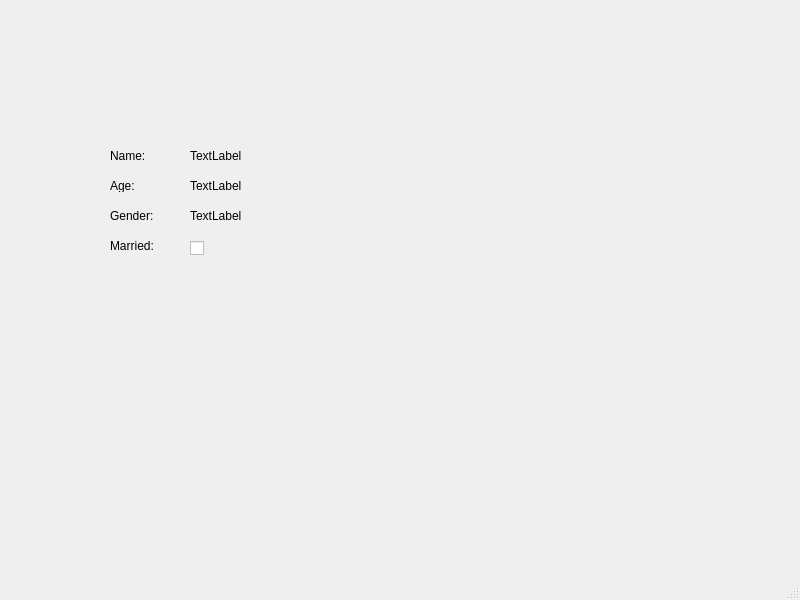
<?xml version="1.0" encoding="UTF-8"?>
<ui version="4.0">
 <class>MainWindow</class>
 <widget class="QMainWindow" name="MainWindow">
  <property name="geometry">
   <rect>
    <x>0</x>
    <y>0</y>
    <width>800</width>
    <height>600</height>
   </rect>
  </property>
  <property name="windowTitle">
   <string>MainWindow</string>
  </property>
  <widget class="QWidget" name="centralwidget">
   <widget class="QLabel" name="label">
    <property name="geometry">
     <rect>
      <x>110</x>
      <y>150</y>
      <width>56</width>
      <height>12</height>
     </rect>
    </property>
    <property name="text">
     <string>Name:</string>
    </property>
   </widget>
   <widget class="QLabel" name="label_2">
    <property name="geometry">
     <rect>
      <x>110</x>
      <y>180</y>
      <width>56</width>
      <height>12</height>
     </rect>
    </property>
    <property name="text">
     <string>Age:</string>
    </property>
   </widget>
   <widget class="QLabel" name="label_3">
    <property name="geometry">
     <rect>
      <x>110</x>
      <y>210</y>
      <width>56</width>
      <height>12</height>
     </rect>
    </property>
    <property name="text">
     <string>Gender:</string>
    </property>
   </widget>
   <widget class="QLabel" name="label_4">
    <property name="geometry">
     <rect>
      <x>110</x>
      <y>240</y>
      <width>56</width>
      <height>12</height>
     </rect>
    </property>
    <property name="text">
     <string>Married:</string>
    </property>
   </widget>
   <widget class="QLabel" name="label_name">
    <property name="geometry">
     <rect>
      <x>190</x>
      <y>150</y>
      <width>56</width>
      <height>12</height>
     </rect>
    </property>
    <property name="text">
     <string>TextLabel</string>
    </property>
   </widget>
   <widget class="QLabel" name="label_age">
    <property name="geometry">
     <rect>
      <x>190</x>
      <y>180</y>
      <width>56</width>
      <height>12</height>
     </rect>
    </property>
    <property name="text">
     <string>TextLabel</string>
    </property>
   </widget>
   <widget class="QLabel" name="label_gender">
    <property name="geometry">
     <rect>
      <x>190</x>
      <y>210</y>
      <width>56</width>
      <height>12</height>
     </rect>
    </property>
    <property name="text">
     <string>TextLabel</string>
    </property>
   </widget>
   <widget class="QCheckBox" name="checkBox_married">
    <property name="geometry">
     <rect>
      <x>190</x>
      <y>240</y>
      <width>81</width>
      <height>16</height>
     </rect>
    </property>
    <property name="text">
     <string/>
    </property>
   </widget>
  </widget>
  <widget class="QMenuBar" name="menubar">
   <property name="geometry">
    <rect>
     <x>0</x>
     <y>0</y>
     <width>800</width>
     <height>21</height>
    </rect>
   </property>
  </widget>
  <widget class="QStatusBar" name="statusbar"/>
 </widget>
 <resources/>
 <connections/>
</ui>
